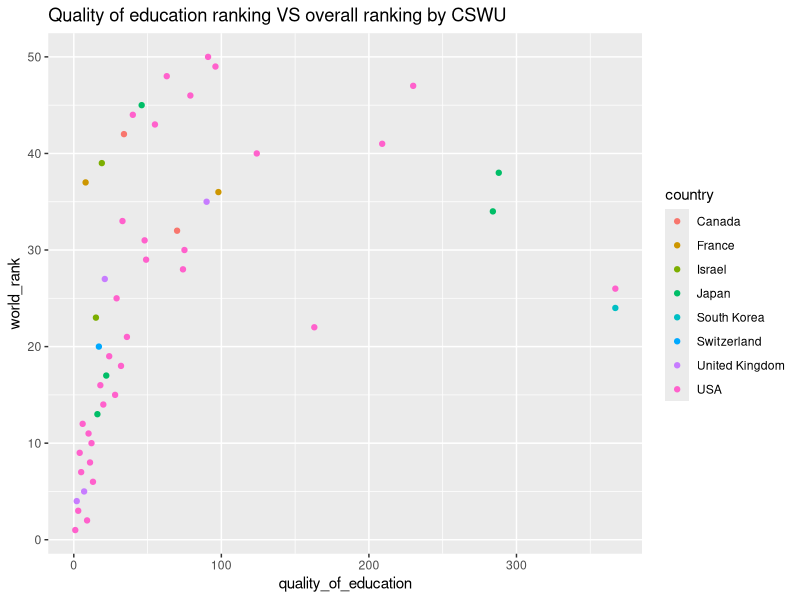

Source code (R):
library(tidyverse)
library(ggplot2)
library(forecast)
data<-read.csv("cwurData.csv" )
data_myuniversity<- filter(data, institution=="University of Toronto")


a5<-filter(data, year=="2015")
a5<-a5[1:50,]
a5<-a5[order(a5$quality_of_education),]
rownames(a5) <- 1:nrow(a5)
a5<-select(a5,quality_of_education,world_rank,institution,country)
a5

b5<-ggplot(a5,aes(quality_of_education,world_rank,color=country))+geom_point()+ggtitle("Quality of education ranking VS overall ranking by CSWU")
b5




